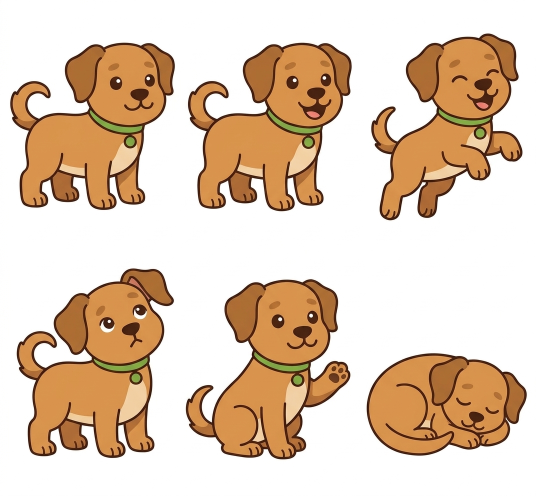
#> input picture art/source/01-poses.jpg, 1072 x 992 px, found by its file name (shown at 1/2 size); its folder holds 4 pictures in this run
$ python cut.py
#> lines starting #> are read from the running program, lines starting #| are printed output that depends on the picture; after the words box and inside, x2 and y2 are one past the last pixel; in counts of white or black regions, pixels touching at a corner belong together
# Cut the sheets in art/source/ into separate transparent PNGs in art/.
# Run from the repo root: python3 tools/art/cut.py  (needs Pillow, numpy, scipy)
import sys, os, numpy as np
from PIL import Image
from scipy import ndimage as ndi
U='art/source/%s.jpg'
def cut(src, names, outdir, rows, cols, drop_text=False):
#> called with src = '01-poses', outdir = 'art/puppy', rows = 2, cols = 3, drop_text = False
    im=Image.open(U%src).convert('RGB'); a=np.asarray(im).astype(int)
#> in cut, im is the input picture: PIL image 1072x992 RGB; mean R, G, B 226.2, 204, 182.9
    mn=a.min(2); mx=a.max(2)
#> after `mx = a.max(2)`:
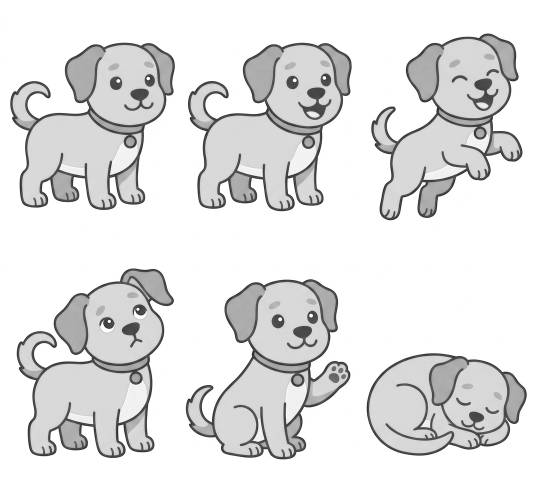
#> mx: shape (992, 1072) int64 (shown at 1/2 size); min 23, max 255, mean 226.3
    cand=(mn>198)&((mx-mn)<20)                      # white or light grey grid line
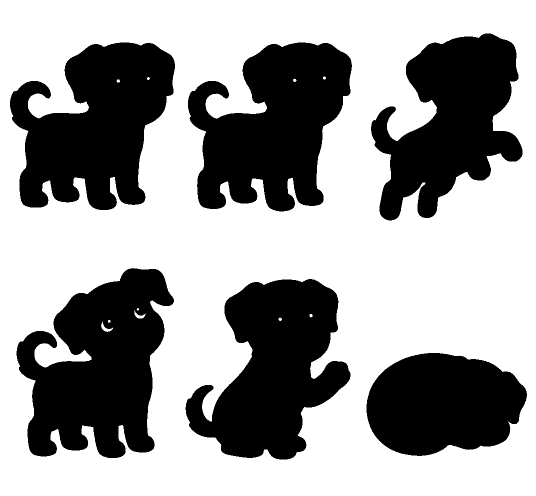
#> cand: shape (992, 1072) bool (shown at 1/2 size); 61.9% white; 6 black regions, box (x1, y1, x2, y2) and area: (33, 536, 348, 916) 75561, (376, 85, 704, 423) 71765, (20, 85, 350, 420) 71435, (371, 558, 701, 919) 70219, (742, 67, 1045, 441) 64872, (733, 706, 1054, 912) 51196
    lab,n=ndi.label(cand)
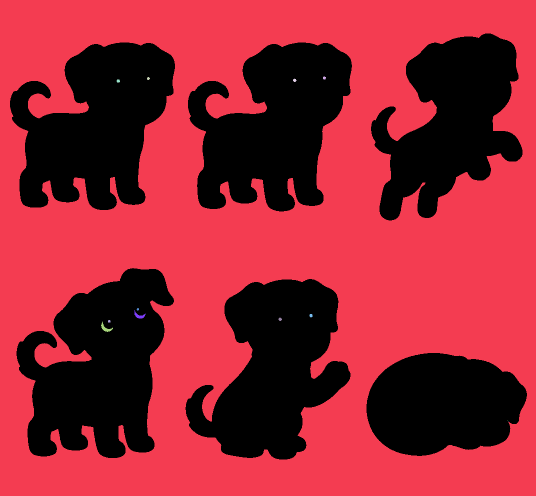
#> lab: shape (992, 1072) int32 (shown at 1/2 size); 14 distinct labels, from 0 to 13; one colour per label, 0 black
#> n = 13
    edge=set(np.unique(np.concatenate([lab[0],lab[-1],lab[:,0],lab[:,-1]])))-{0}
#> edge = 1 item
    bg=np.isin(lab,list(edge))
#> bg: shape (992, 1072) bool; 61.9% white; 6 black regions, box (x1, y1, x2, y2) and area: (33, 536, 348, 916) 75905, (376, 85, 704, 423) 71829, (20, 85, 350, 420) 71497, (371, 558, 701, 919) 70289, (742, 67, 1045, 441) 64872, (733, 706, 1054, 912) 51198
    # white pockets closed in by the drawing (between legs, inside handles) are background too
    pure=(mn>238)&((mx-mn)<14)&~bg
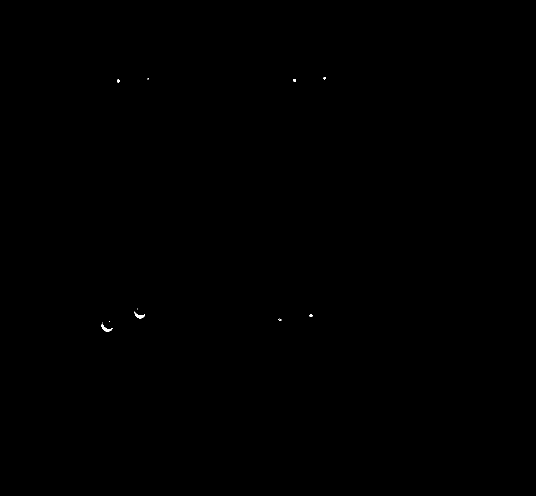
#> pure: shape (992, 1072) bool (shown at 1/2 size); 0.03% white; 13 white regions (8 under 20 px), largest, box (x1, y1, x2, y2) and area: (203, 647, 225, 663) 126, (269, 623, 290, 637) 113, (619, 628, 625, 634) 29, (234, 159, 240, 165) 27, (586, 158, 592, 164) 27
    pl,pn=ndi.label(pure)
#> pl: shape (992, 1072) int32; 16 distinct labels, from 0 to 15
#> pn = 15
    if pn:
        ps=ndi.sum(pure,pl,range(1,pn+1))
#> ps = [18, 2, 3, 27, 27, 1, 1, 113, 29, 1, 9, 4, 2, 1, 126]
        pockets=np.isin(pl,[i+1 for i,v in enumerate(ps) if v>260])
#> pockets: shape (992, 1072) bool; every value is 0
    else: pockets=np.zeros_like(bg)
    fg=ndi.binary_opening(~bg,iterations=1)
#> fg: shape (992, 1072) bool; 38.1% white; 6 white regions, box (x1, y1, x2, y2) and area: (33, 536, 348, 916) 75903, (376, 85, 704, 423) 71826, (20, 85, 350, 420) 71494, (371, 558, 701, 919) 70289, (742, 67, 1045, 441) 64872, (733, 706, 1054, 912) 51196
    H,W=fg.shape; ch,cw=H/rows,W/cols
#> after `H, W = fg.shape`: H = 992; W = 1072
#> after `ch, cw = (H / rows, W / cols)`: ch = 496; cw = 357.3
    l2,k=ndi.label(ndi.binary_dilation(fg,iterations=7))
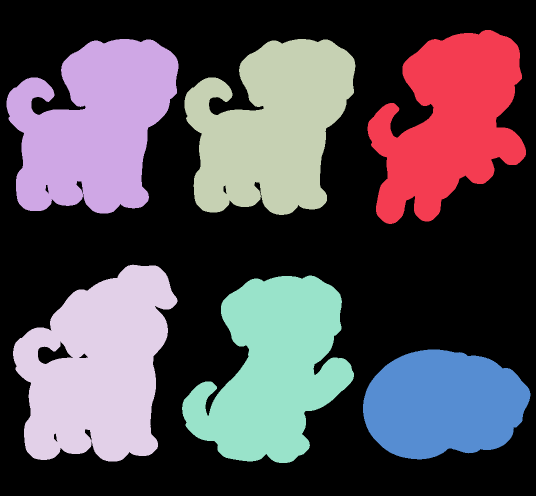
#> l2: shape (992, 1072) int32 (shown at 1/2 size); 7 distinct labels, from 0 to 6; one colour per label, 0 black
#> k = 6
    sizes=ndi.sum(fg,l2,range(1,k+1)); objs=ndi.find_objects(l2); cms=ndi.center_of_mass(fg,l2,range(1,k+1))
#> after `sizes = ndi.sum(fg, l2, range(1, k + 1))`: sizes = [64872, 71494, 71826, 75903, 70289, 51196]
#> after `objs = ndi.find_objects(l2)`: objs = 6 items
#> after `cms = ndi.center_of_mass(fg, l2, range(1, k + 1))`: cms = [(242.1, 900.2), (250.3, 189.8), (252.1, 544.8), (734.7, 197.5), (738.1, 547.1), (808.2, 886.2)]
    os.makedirs(outdir,exist_ok=True); out=[]
    for i,name in enumerate(names):
        if not name: continue
        r,c=divmod(i,cols)
        mine=[j for j in range(k) if sizes[j]>0 and int(cms[j][0]//ch)==r and int(cms[j][1]//cw)==c]
        if not mine: print('EMPTY',name); continue
        big=max(sizes[j] for j in mine); keep=np.zeros_like(fg)
        for j in mine:
            sl=objs[j]; h=sl[0].stop-sl[0].start
            if sizes[j]<big*0.004: continue
            if drop_text and h<70 and sizes[j]<big*0.25 and cms[j][0]>(r+0.72)*ch: continue
            keep|=(l2==j+1)&fg
        ys,xs=np.where(keep); pad=6
        b0,b1=max(ys.min()-pad,0),min(ys.max()+pad+1,H); c0,c1=max(xs.min()-pad,0),min(xs.max()+pad+1,W)
        alpha=(~bg)&ndi.binary_dilation(keep,iterations=2)
        if name not in WHITE_OK: alpha&=~pockets
        al=ndi.gaussian_filter(alpha.astype(float),0.7); al=np.clip((al-0.35)/0.5,0,1)
        rgba=np.dstack([a,(al*255)]).astype('uint8')[b0:b1,c0:c1]
        Image.fromarray(rgba,'RGBA').save(f'{outdir}/{name}.png',optimize=True)
        out.append((name,rgba.shape[1],rgba.shape[0]))
#> this loop made 6 passes
#> (mine, big, b0, b1, c0, c1) on passes 2, 3, 5, 6: ([2], 71826, 79, 429, 370, 710), ([0], 64872, 61, 447, 736, 1051), ([4], 70289, 552, 925, 365, 707), ([5], 51196, 700, 918, 727, 1060)
#> (mine, big) on pass 1: ([1], 71494)
#> pass 1, in cut, `rgba=np.dstack([a,(al*255)]).astype('uint8')[b0:b1,c0:c1]`:
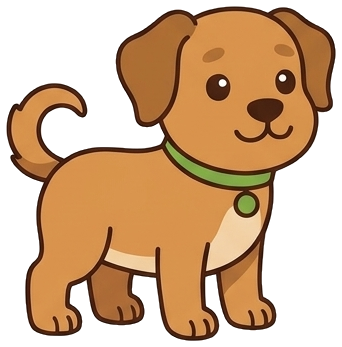
#> rgba: shape (347, 342, 4); mean R, G, B, A 209.8, 175.2, 141.6, 153; transparent parts drawn white
#> after the loop: alpha: shape (992, 1072) bool; 4.8% white; 1 white region, box (x1, y1, x2, y2) and area: (733, 706, 1054, 912) 51198
#> after the loop: keep: shape (992, 1072) bool; 4.8% white; 1 white region, box (x1, y1, x2, y2) and area: (733, 706, 1054, 912) 51196
#> after the loop:
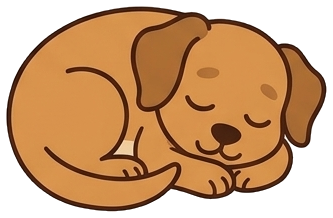
#> rgba: shape (218, 333, 4); mean R, G, B, A 204.5, 160.9, 120.5, 179.3; transparent parts drawn white
#> after the loop, out = [('standing', 342, 347), ('happy', 340, 350), ('celebrating', 315, 386), ('encouraging', 342, 373), ('sleeping', 333, 218)]
    return out
WHITE_OK={'zebra'}
J=[
 ('01-poses',['standing','happy','celebrating','','encouraging','sleeping'],'puppy',2,3,False),
 ('02-reactions',['thinking','not-yet','pointing','','proud','head'],'puppy',2,3,False),
 ('06-states',['hello','goodbye','digging','sniffing','gift','yawning'],'puppy',2,3,False),
 ('03-tricks',['trick-beg','trick-high-five','trick-roll-over','trick-play-bow','trick-spin','trick-fetch'],'puppy',2,3,True),
 ('07-with-treasures',['with-bandana','with-bed','with-bowl','with-kennel','with-rope-toy','with-ball'],'puppy',2,3,False),
 ('04-props',['bed','ball','bowl','bandana','kennel','rope-toy','stepping-stone','signpost','bush'],'props',3,3,False),
 ('09-awards',['medal','trophy','rosette','paw-badge','crown','shield','','','paw-shield'],'awards',3,3,False),
 ('10-fixes',['listening','not-yet','trick-spin','with-bowl'],'puppy',2,2,False),   # replaces the weak first versions
 ('08-friends',['kitten','bunny','elephant','lion','giraffe','monkey','zebra','hippo','owl'],'friends',3,3,False),
]
for src,names,d,r,c,t in J:
    for n,w,h in cut(src,names,'art/'+d,r,c,t): print(d,n,w,h)
#> pass 2 of the loop `for src,names,d,r,c,t in J:`:
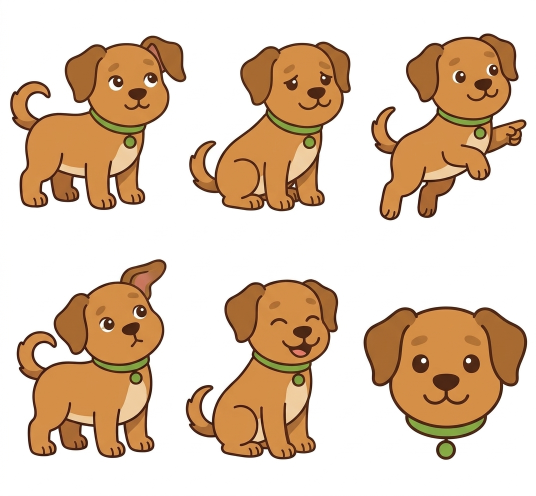
#> input picture art/source/02-reactions.jpg, 1072 x 992 px, found by its file name (shown at 1/2 size)
#> in cut, im is the input picture: PIL image 1072x992 RGB; mean R, G, B 224.4, 202.2, 180.5
#> cand: shape (992, 1072) bool; 61.3% white; 6 black regions, box (x1, y1, x2, y2) and area: (33, 518, 333, 916) 75051, (20, 71, 373, 420) 73639, (371, 558, 677, 919) 67385, (378, 83, 702, 423) 65465, (727, 613, 1055, 920) 65142, (742, 67, 1053, 441) 64751
#> lab: shape (992, 1072) int32; 25 distinct labels, from 0 to 24
#> n = 24
#> bg: shape (992, 1072) bool; 61.2% white; 6 black regions, box (x1, y1, x2, y2) and area: (33, 518, 333, 916) 75244, (20, 71, 373, 420) 74018, (371, 558, 677, 919) 67385, (378, 83, 702, 423) 65514, (727, 613, 1055, 920) 65286, (742, 67, 1053, 441) 64886
#> pure: shape (992, 1072) bool; 0.06% white; 15 white regions (7 under 20 px), largest, box (x1, y1, x2, y2) and area: (220, 158, 240, 179) 154, (290, 155, 309, 173) 146, (843, 717, 852, 726) 66
#> pl: shape (992, 1072) int32; 20 distinct labels, from 0 to 19
#> pn = 19
#> ps = 19 values, max 154 at index 9, min 1 at index 3, mean 33.84
#> fg: shape (992, 1072) bool; 38.8% white; 6 white regions, box (x1, y1, x2, y2) and area: (33, 518, 333, 916) 75241, (20, 71, 373, 420) 74017, (371, 558, 677, 919) 67381, (378, 83, 702, 423) 65511, (727, 613, 1055, 920) 65283, (742, 67, 1053, 441) 64884
#> in cut (call 2), `l2,k=ndi.label(ndi.binary_dilation(fg,iterations=7))`:
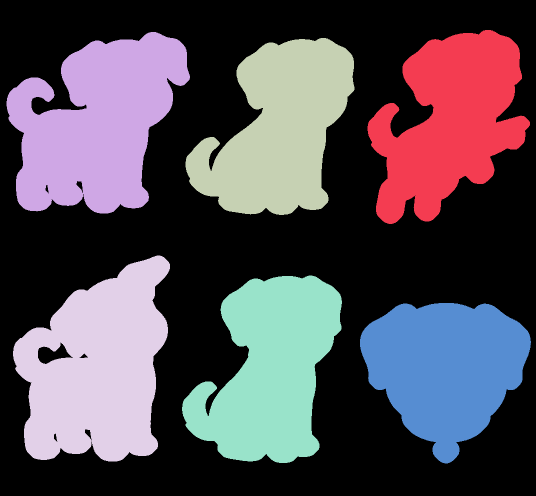
#> l2: shape (992, 1072) int32 (shown at 1/2 size); 7 distinct labels, from 0 to 6; one colour per label, 0 black
#> sizes = [64884, 74017, 65511, 75241, 67381, 65283]
#> cms = [(241, 900.3), (245.7, 194.9), (258.4, 559.7), (735.4, 196), (739.1, 541.1), (734.6, 890.8)]
#> the loop in cut (call 2), `for i,name in enumerate(names):` made 6 passes
#> (name, r, c, mine, big, b0, b1, c0) on passes 1, 2, 3, 5, 6: ('thinking', 0, 0, [1], 74017, 65, 426, 14), ('not-yet', 0, 1, [2], 65511, 77, 429, 372), ('pointing', 0, 2, [0], 64884, 61, 447, 736), ('proud', 1, 1, [4], 67381, 552, 925, 365), ('head', 1, 2, [5], 65283, 607, 926, 721)
#> after the loop in cut (call 2), `for i,name in enumerate(names):`:
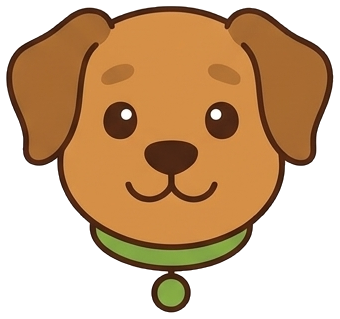
#> rgba: shape (319, 340, 4); mean R, G, B, A 204.7, 170.9, 135.9, 153; transparent parts drawn white
#> after the loop in cut (call 2), `for i,name in enumerate(names):`: out = [('thinking', 365, 361), ('not-yet', 336, 352), ('pointing', 323, 386), ('proud', 318, 373), ('head', 340, 319)]
#| puppy thinking 365 361
#> (the run stopped early here; a loop or call above may not have finished)
